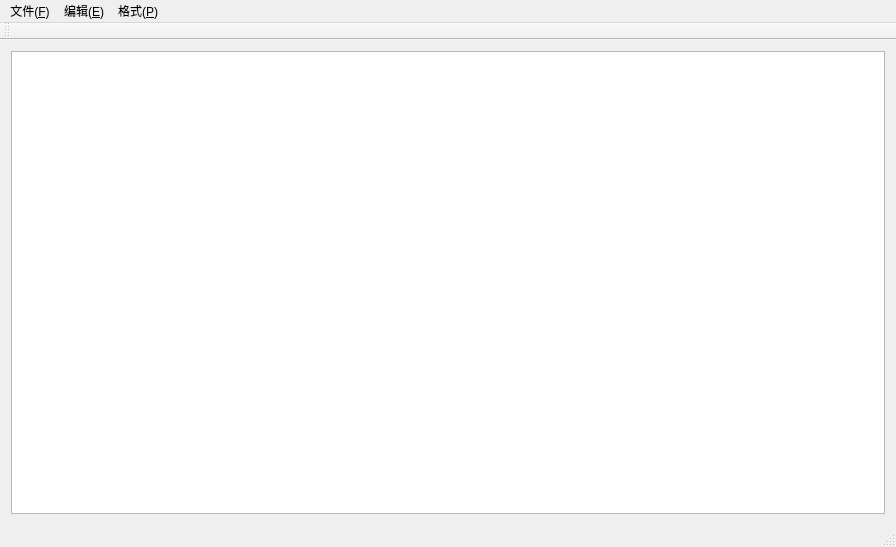
<?xml version="1.0" encoding="UTF-8"?>
<ui version="4.0">
 <class>MainWindow</class>
 <widget class="QMainWindow" name="MainWindow">
  <property name="geometry">
   <rect>
    <x>0</x>
    <y>0</y>
    <width>896</width>
    <height>547</height>
   </rect>
  </property>
  <property name="windowTitle">
   <string>MainWindow</string>
  </property>
  <widget class="QWidget" name="centralWidget">
   <layout class="QGridLayout" name="gridLayout">
    <item row="0" column="0">
     <widget class="QTextEdit" name="textEdit"/>
    </item>
   </layout>
  </widget>
  <widget class="QMenuBar" name="menuBar">
   <property name="geometry">
    <rect>
     <x>0</x>
     <y>0</y>
     <width>896</width>
     <height>26</height>
    </rect>
   </property>
   <widget class="QMenu" name="menu_F">
    <property name="title">
     <string>文件(&amp;F)</string>
    </property>
    <addaction name="Newaction"/>
    <addaction name="Openaction"/>
    <addaction name="Saveaction"/>
   </widget>
   <widget class="QMenu" name="menu_E">
    <property name="title">
     <string>编辑(&amp;E)</string>
    </property>
   </widget>
   <widget class="QMenu" name="menu_P">
    <property name="title">
     <string>格式(&amp;P)</string>
    </property>
   </widget>
   <addaction name="menu_F"/>
   <addaction name="menu_E"/>
   <addaction name="menu_P"/>
  </widget>
  <widget class="QToolBar" name="mainToolBar">
   <attribute name="toolBarArea">
    <enum>TopToolBarArea</enum>
   </attribute>
   <attribute name="toolBarBreak">
    <bool>false</bool>
   </attribute>
  </widget>
  <widget class="QStatusBar" name="statusBar"/>
  <action name="Newaction">
   <property name="text">
    <string>新建(&amp;C)</string>
   </property>
  </action>
  <action name="Openaction">
   <property name="text">
    <string>打开(&amp;O)</string>
   </property>
  </action>
  <action name="Saveaction">
   <property name="text">
    <string>另存为(&amp;S)</string>
   </property>
  </action>
 </widget>
 <layoutdefault spacing="6" margin="11"/>
 <resources/>
 <connections/>
</ui>
